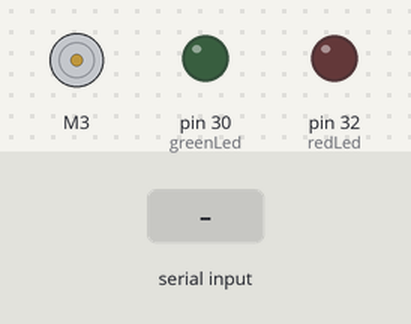
A sketch run on a simulated Arduino Mega 2560, built with avr-gcc and run on an emulated ATmega2560. Parts: DC motor (green arrow = forward, orange = backward, longer = faster), output pins drawn as LEDs (lit = HIGH). The inputs (shaded band) are chosen by the test bench.

Above: at 1.2 s.
1.3 s: "F" received over Serial
At 2.2 s:
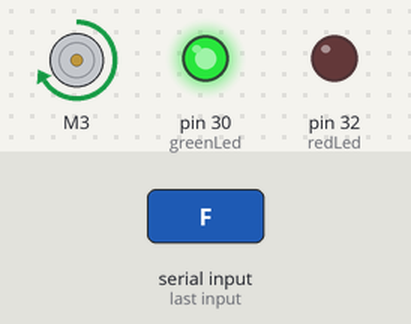
2.8 s: "R" received over Serial
At 3.4 s:
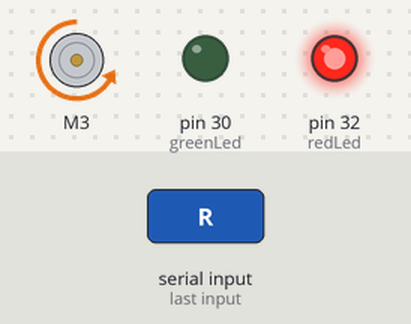
4.3 s: "Q" received over Serial
At 5.7 s:
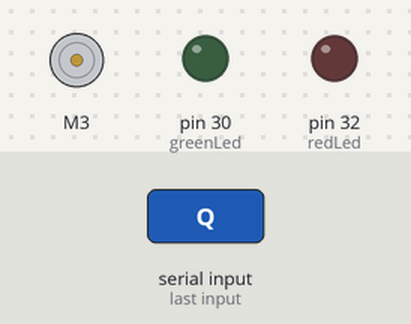
Timing chart, 0 to 7.3 s (numbered marks = the images above; inputs shaded):
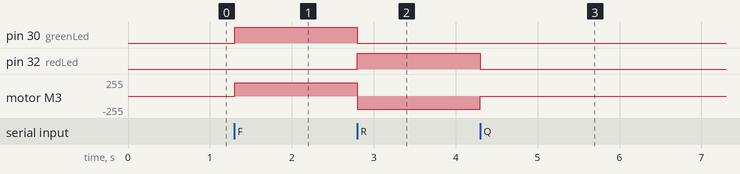

The sketch:

arduino_motor_control.ino
```cpp
// Adafruit Motor shield library
#include <AFMotor.h>

// Define motor on channel 3
AF_DCMotor motor(3);

const int greenLed = 30;
const int redLed = 32;
int incomingData;

void setup() {
  // initialize serial communication
  Serial.begin(9600);
  // initialize the LED pin as an output
  pinMode(greenLed, OUTPUT);
  pinMode(redLed, OUTPUT);

  // speed - Valid values for 'speed' are between 0 and 255 with 0 being off and 255 as full throttle
  motor.setSpeed(200);
  // RELEASE - Stop the motor. This removes power from the motor and is equivalent to setSpeed(0)
  motor.run(RELEASE);
}

void loop() {
  // see if there's incoming serial data
  if (Serial.available() > 0) {

    incomingData = Serial.read();

    if (incomingData == 'F') {
      motor.run(FORWARD);
      digitalWrite(greenLed, HIGH);
      digitalWrite(redLed, LOW);
    }

    if (incomingData == 'R') {
      motor.run(BACKWARD);
      digitalWrite(greenLed, LOW);
      digitalWrite(redLed, HIGH);
    }

    if (incomingData == 'Q') {
      motor.run(RELEASE);
      digitalWrite(greenLed, LOW);
      digitalWrite(redLed, LOW);
    }
  }
}
```

Measured:
- after the input at 1.3 s, pin 30 (greenLed): LOW → HIGH at once; motor M3: stopped → forward 200/255 at once
- after the input at 2.8 s, pin 30 (greenLed): HIGH → LOW at once; pin 32 (redLed): LOW → HIGH at once; motor M3: forward 200/255 → backward 200/255 at once
- after the input at 4.3 s, pin 32 (redLed): HIGH → LOW at once; motor M3: backward 200/255 → stopped at once
